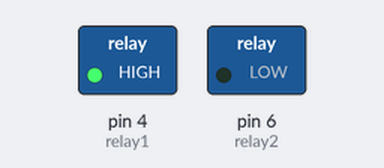
Recording of a sketch running on a simulated Arduino Uno, built with avr-gcc and run on an emulated ATmega328P. Parts: switched loads named in the sketch (green lamp = pin HIGH).

Above: at 2.0 s.
At 6.0 s:
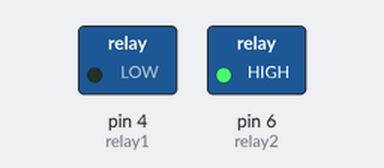
Timing chart, 0 to 10.4 s (numbered marks = the images above):
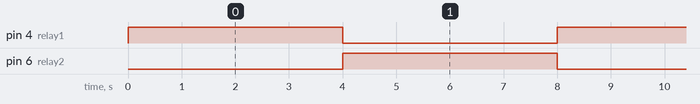

The sketch:

sketch_jan29a.ino
```cpp
#define relay1 4 //Motor1  L293 Pin in1

#define relay2 6
void setup(){
  Serial.begin(9600);
pinMode(relay1,OUTPUT);
  pinMode(relay2,OUTPUT);
}
void loop(){
  digitalWrite(relay1, HIGH);// turn relay 1 OFF
  digitalWrite(relay2, LOW);
  delay(4000);
   digitalWrite(relay1, LOW);// turn relay 1 OFF
  digitalWrite(relay2, HIGH);

  delay(4000);
}
```

Measured:
- by itself, pin 4 (relay1), pin 6 (relay2): alternates HIGH for 4.0 s and LOW for 4.0 s
